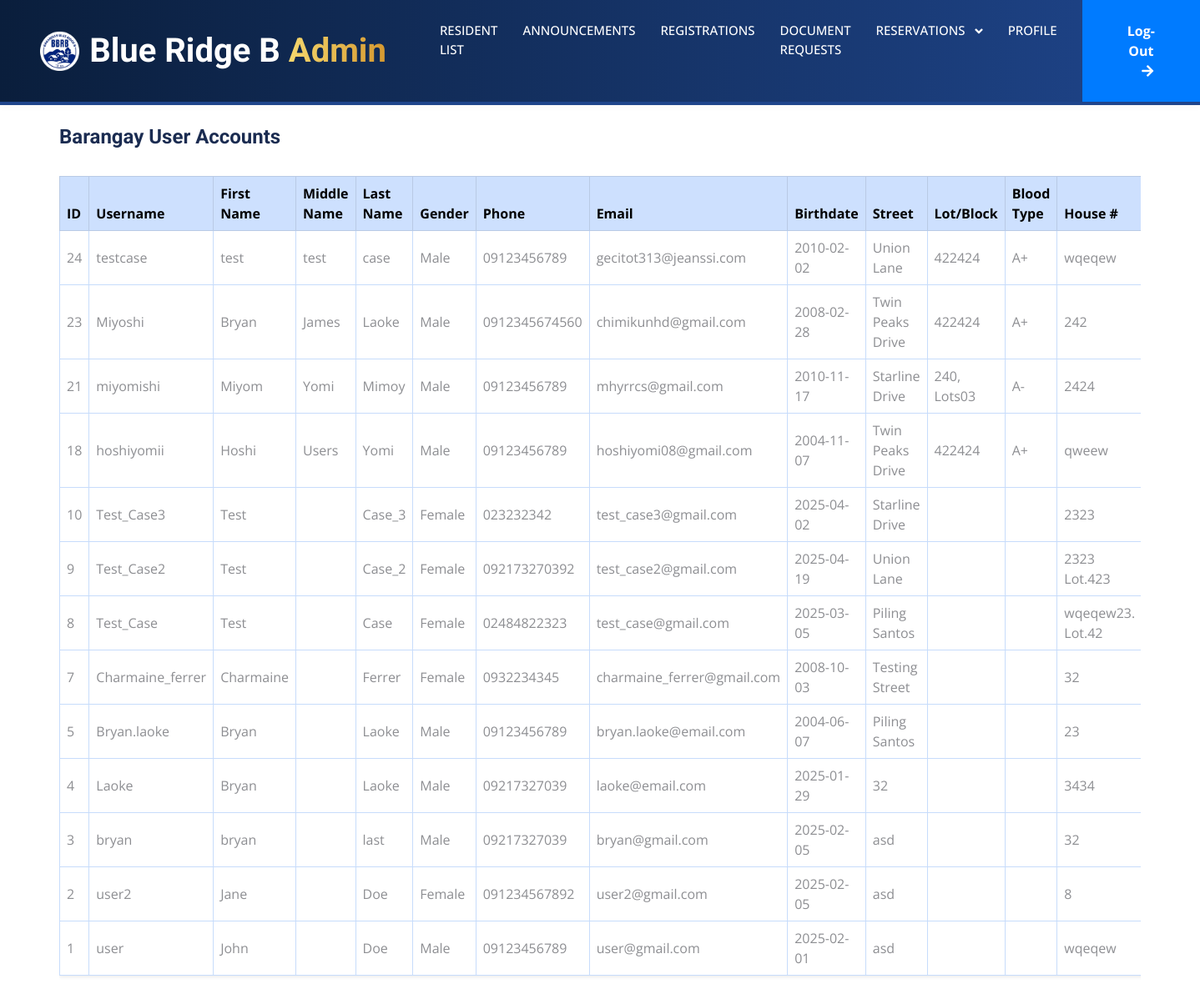
The app's page /user_list.php (signed in) with its own data.
### tables this page shows
CREATE TABLE `users` (
  `id` int(11) NOT NULL,
  `username` varchar(50) NOT NULL,
  `password` varchar(255) NOT NULL,
  `first_name` varchar(100) NOT NULL,
  `middle_name` varchar(100) DEFAULT NULL,
  `last_name` varchar(100) NOT NULL,
  `gender` enum('Male','Female','Other') NOT NULL,
  `phone_number` varchar(15) NOT NULL,
  `email` varchar(100) NOT NULL,
  `birthdate` date NOT NULL,
  `street` varchar(255) NOT NULL,
  `lot_block` varchar(100) DEFAULT NULL,
  `blood_type` varchar(5) DEFAULT NULL,
  `house_number` varchar(50) NOT NULL,
  `date_registered` timestamp NOT NULL DEFAULT current_timestamp(),
  `is_verified` tinyint(1) DEFAULT 0,
  `verify_token` varchar(64) DEFAULT NULL
);

### user_list.php (the view, shortened to what this page needs)
<?php
include 'db_connection.php';
$sql = "SELECT id, username, first_name, middle_name, last_name, gender, phone_number, email, birthdate, street, lot_block, blood_type, house_number, date_registered, is_verified FROM users ORDER BY date_registered DESC";
$result = $conn->query($sql);
?>
<!DOCTYPE html>
<html lang="en">
    <?php include 'includes/admin_head.php'; ?>
    <link href="admin_dashboard.css" rel="stylesheet">
<body>
    <?php include 'includes/admin_navbar.php'; ?>
    <main class="container mt-4">
        <div class="d-flex justify-content-between align-items-center mb-4">
            <h2 class="h4">Barangay User Accounts</h2>
        </div>
        <div class="table-responsive animate__animated animate__fadeIn">
            <table class="table table-bordered table-hover align-middle bg-white shadow-sm">
                <thead class="table-primary">
                    <tr>
                        <th>ID</th>
                        <th>Username</th>
                        <th>First Name</th>
                        <th>Middle Name</th>
                        <th>Last Name</th>
                        <th>Gender</th>
                        <th>Phone</th>
                        <th>Email</th>
                        <th>Birthdate</th>
                        <th>Street</th>
                        <th>Lot/Block</th>
                        <th>Blood Type</th>
                        <th>House #</th>
                    </tr>
                </thead>
                <tbody>
                <?php if ($result && $result->num_rows > 0): ?>
                    <?php while($row = $result->fetch_assoc()): ?>
                        <tr>
                            <td><?= htmlspecialchars($row['id']) ?></td>
                            <td><?= htmlspecialchars($row['username']) ?></td>
                            <td><?= htmlspecialchars($row['first_name']) ?></td>
                            <td><?= htmlspecialchars($row['middle_name']) ?></td>
                            <td><?= htmlspecialchars($row['last_name']) ?></td>
                            <td><?= htmlspecialchars($row['gender']) ?></td>
                            <td><?= htmlspecialchars($row['phone_number']) ?></td>
                            <td><?= htmlspecialchars($row['email']) ?></td>
                            <td><?= htmlspecialchars($row['birthdate']) ?></td>
                            <td><?= htmlspecialchars($row['street']) ?></td>
                            <td><?= htmlspecialchars($row['lot_block']) ?></td>
                            <td><?= htmlspecialchars($row['blood_type']) ?></td>
                            <td><?= htmlspecialchars($row['house_number']) ?></td>
                        </tr>
                    <?php endwhile; ?>
                <?php else: ?>
                    <tr><td colspan="15" class="text-center">No users found.</td></tr>
                <?php endif; ?>
                </tbody>
            </table>
        </div>
    </main>
</body>
</html>

### index.css (style rules this page uses)
html, body { scroll-behavior: smooth; }

### css/style.css (style rules this page uses)
:root { --primary: #0463FA; --light: #EFF5FF; --dark: #1B2C51; }

### admin_dashboard.css (style rules this page uses)
html, body { scroll-snap-type: y mandatory; scroll-behavior: smooth; }

### records on screen
users: id "24", username "testcase", first_name "test", middle_name "test", last_name "case", gender "Male", phone_number "09123456789", email "gecitot313@jeanssi.com", birthdate "2010-02-02", street "Union Lane", lot_block "422424", blood_type "A+", house_number "wqeqew"
users: id "23", username "Miyoshi", first_name "Bryan", middle_name "James", last_name "Laoke", gender "Male", phone_number "0912345674560", email "chimikunhd@gmail.com", birthdate "2008-02-28", street "Twin Peaks Drive", lot_block "422424", blood_type "A+", house_number "242"
users: id "21", username "miyomishi", first_name "Miyom", middle_name "Yomi", last_name "Mimoy", gender "Male", phone_number "09123456789", email "mhyrrcs@gmail.com", birthdate "2010-11-17", street "Starline Drive", lot_block "240, Lots03", blood_type "A-", house_number "2424"
users: id "18", username "hoshiyomii", first_name "Hoshi", middle_name "Users", last_name "Yomi", gender "Male", phone_number "09123456789", email "hoshiyomi08@gmail.com", birthdate "2004-11-07", street "Twin Peaks Drive", lot_block "422424", blood_type "A+", house_number "qweew"
users: id "10", username "Test_Case3", first_name "Test", last_name "Case_3", gender "Female", phone_number "023232342", email "test_case3@gmail.com", birthdate "2025-04-02", street "Starline Drive", house_number "2323"
users: id "9", username "Test_Case2", first_name "Test", last_name "Case_2", gender "Female", phone_number "092173270392", email "test_case2@gmail.com", birthdate "2025-04-19", street "Union Lane", house_number "2323 Lot.423"
users: id "8", username "Test_Case", first_name "Test", last_name "Case", gender "Female", phone_number "02484822323", email "test_case@gmail.com", birthdate "2025-03-05", street "Piling Santos", house_number "wqeqew23. Lot.42"
users: id "7", username "Charmaine_ferrer", first_name "Charmaine", last_name "Ferrer", gender "Female", phone_number "0932234345", email "charmaine_ferrer@gmail.com", birthdate "2008-10-03", street "Testing Street", house_number "32"
users: id "5", username "Bryan.laoke", first_name "Bryan", last_name "Laoke", gender "Male", phone_number "09123456789", email "bryan.laoke@email.com", birthdate "2004-06-07", street "Piling Santos", house_number "23"
users: id "4", username "Laoke", first_name "Bryan", last_name "Laoke", gender "Male", phone_number "09217327039", email "laoke@email.com", birthdate "2025-01-29", street "32", house_number "3434"
users: id "3", username "bryan", first_name "bryan", last_name "last", gender "Male", phone_number "09217327039", email "bryan@gmail.com", birthdate "2025-02-05", street "asd", house_number "32"
users: id "2", username "user2", first_name "Jane", last_name "Doe", gender "Female", phone_number "091234567892", email "user2@gmail.com", birthdate "2025-02-05", street "asd", house_number "8"
users: id "1", username "user", first_name "John", last_name "Doe", gender "Male", phone_number "09123456789", email "user@gmail.com", birthdate "2025-02-01", street "asd", house_number "wqeqew"
